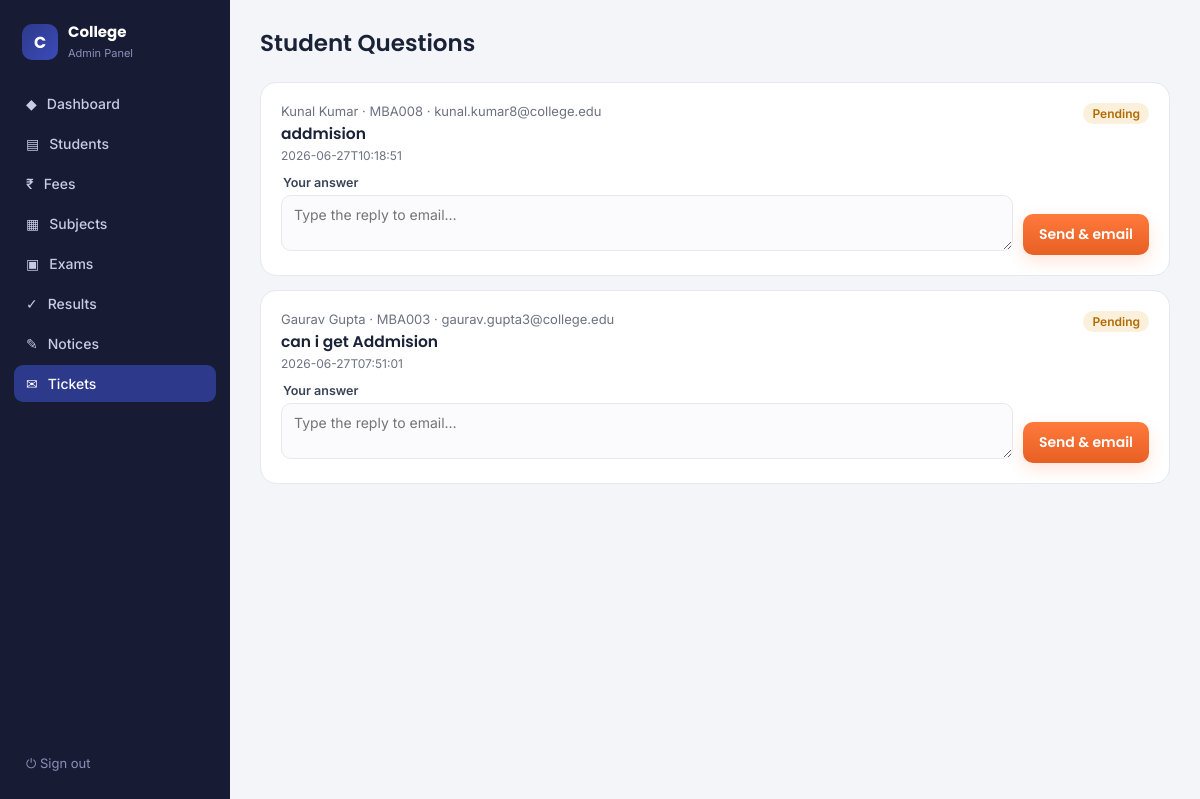
The page /admin/tickets (signed in) on the database its author committed.
### tables this page shows
CREATE TABLE tickets(
    id INTEGER PRIMARY KEY AUTOINCREMENT, student_id TEXT, question TEXT,
    answer TEXT, status TEXT DEFAULT 'pending', created_at TEXT, answered_at TEXT);

CREATE TABLE students(
    student_id     TEXT PRIMARY KEY,
    name           TEXT,
    email          TEXT,
    phone          TEXT,
    password       TEXT,
    course_id      TEXT,
    current_sem    INTEGER,
    gender         TEXT,
    dob            TEXT,
    category       TEXT,        -- General/OBC/SC/ST/EWS
    city           TEXT,
    state          TEXT,
    admission_year INTEGER,
    blood_group    TEXT,
    guardian_name  TEXT,
    guardian_phone TEXT,
    attendance     INTEGER,     -- % (for at-risk analytics)
    cgpa           REAL,
    status         TEXT,        -- Active/Inactive
    father_name    TEXT,
    address        TEXT,
    batch          TEXT,        -- e.g. 2024-2027
    division       TEXT,        -- A / B / C
    FOREIGN KEY(course_id) REFERENCES courses(course_id));

### app.py (the view)
@app.route('/admin/tickets')
@admin_required
def admin_tickets():
    conn = db()
    rows = conn.execute("""
        SELECT t.*, s.name, s.email FROM tickets t
        JOIN students s ON t.student_id = s.student_id
        ORDER BY (t.status='pending') DESC, t.id DESC""").fetchall()
    conn.close()
    return render_template('admin/tickets.html', rows=rows, mail_ready=mailer.is_configured())

### app.py (called while the page is built)
def db():
    conn = sqlite3.connect(DB)
    conn.row_factory = sqlite3.Row
    return conn

def admin_required(f):
    @wraps(f)
    def wrapper(*args, **kwargs):
        if not session.get('admin'):
            return redirect(url_for('admin_login'))
        return f(*args, **kwargs)
    return wrapper

### mailer.py (called while the page is built)
def is_configured():
    return bool(GMAIL_USER and GMAIL_APP_PASSWORD)

### templates/admin/tickets.html (shortened to what this page needs)
{% extends "admin/base.html" %}
{% block body %}
<div class="head"><h1>Student Questions</h1></div>
<div style="display:flex;flex-direction:column;gap:14px">
  {% for r in rows %}
  <div class="card">
    <div style="display:flex;justify-content:space-between;align-items:start;gap:12px;flex-wrap:wrap">
      <div>
        <div style="font-size:13px;color:var(--muted)">{{ r.name }} · {{ r.student_id }} · {{ r.email }}</div>
        <div style="font-family:'Poppins';font-weight:600;font-size:15.5px;margin-top:3px">{{ r.question }}</div>
        <div style="font-size:12px;color:var(--muted);margin-top:3px">{{ r.created_at }}</div>
      </div>
      {% if r.status=='answered' %}<span class="pill green">Answered</span>
      {% else %}<span class="pill amber">Pending</span>{% endif %}
    </div>
    {% if r.status=='answered' %}
      <div style="margin-top:12px;padding:11px 13px;background:#F4F5F9;border-radius:10px;font-size:14px">
        <b>Reply:</b> {{ r.answer }}
      </div>
    {% else %}
      <form method="POST" action="/admin/tickets/answer/{{ r.id }}" style="margin-top:12px;display:flex;gap:10px;align-items:end">
        <div style="flex:1"><label>Your answer</label>
          <textarea name="answer" rows="2" placeholder="Type the reply to email…" required></textarea></div>
        <button class="btn primary" type="submit">Send &amp; email</button>
      </form>
    {% endif %}
  </div>
  {% else %}
  <div class="card" style="text-align:center;color:var(--muted);padding:30px">No questions yet.</div>
  {% endfor %}
</div>
{% endblock %}

### templates/admin/base.html (style rules this page uses)
:root { --ink:#1A2238; --indigo:#2D3A8C; --indigo-2:#3B4BB8; --saffron:#FF7A3D; --muted:#6B7280; --line:#E6E8F0; --bg:#F4F5F9; --ok:#1E9E6A; --warn:#B26B00; --err:#C7392F; }
* { box-sizing:border-box;margin:0;padding:0 }
body { font-family:'Inter',system-ui,sans-serif; color:var(--ink); background:var(--bg); display:flex; min-height:100vh }
.head { display:flex;align-items:center;justify-content:space-between;margin-bottom:22px;flex-wrap:wrap;gap:12px }
.head h1 { font-family:'Poppins';font-size:23px;font-weight:600 }
.btn { font-family:'Poppins';font-weight:600;font-size:14px;border:none;border-radius:10px; padding:10px 16px;cursor:pointer;text-decoration:none;display:inline-block }
.btn.primary { background:linear-gradient(180deg,var(--saffron),#E85F22);color:#fff;box-shadow:0 6px 16px #FF7A3D33 }
.card { background:#fff;border:1px solid var(--line);border-radius:16px;padding:20px }
.pill { display:inline-block;padding:3px 9px;border-radius:999px;font-size:12px;font-weight:600 }
.pill.amber { background:#FBF0DC;color:var(--warn) }
input,select,textarea { font-family:inherit;font-size:14px;padding:10px 12px;border:1.5px solid var(--line); border-radius:10px;background:#FBFBFD;width:100% }
label { font-size:12.5px;font-weight:600;color:#3a4256;display:block;margin:0 0 5px 2px }

### rows shown on the page
tickets: name "Kunal Kumar", student_id "MBA008", email "kunal.kumar8@college.edu", question "addmision", created_at "2026-06-27T10:18:51", status "Pending"
tickets: name "Gaurav Gupta", student_id "MBA003", email "gaurav.gupta3@college.edu", question "can i get Addmision", created_at "2026-06-27T07:51:01", status "Pending"
